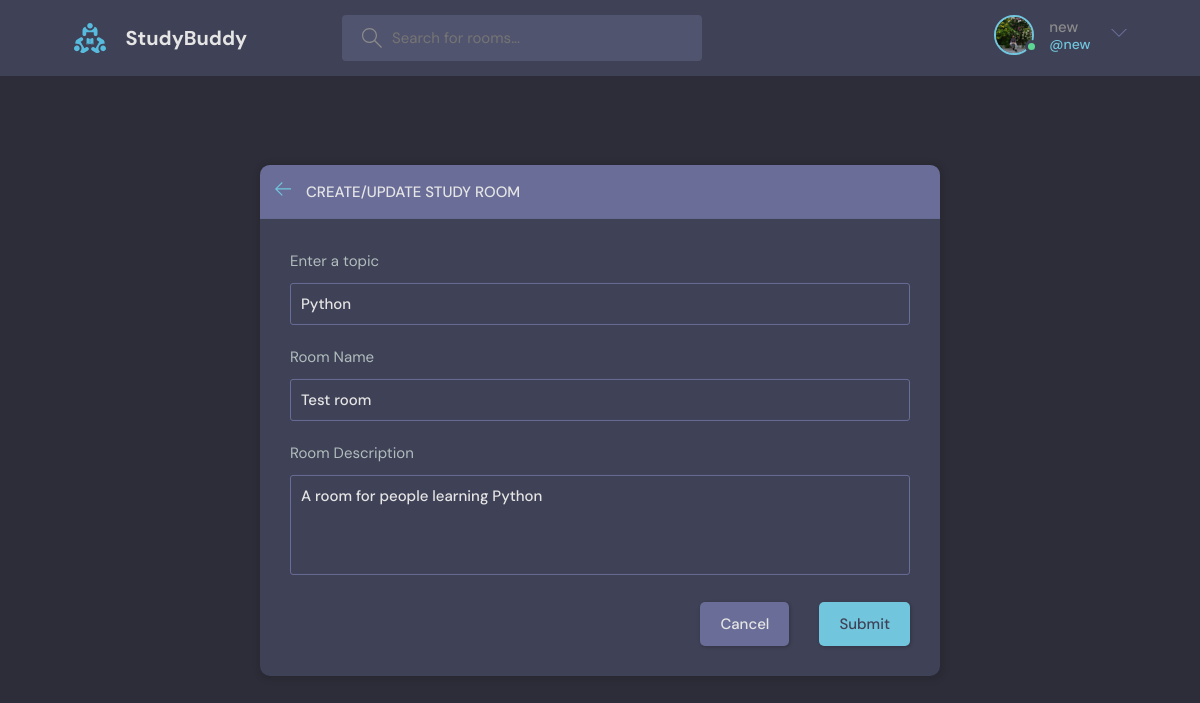
Page /update-room/5 (signed in) on the committed database.
### base/models.py (models this page shows, shortened)
class User(AbstractUser):
  name = models.CharField(max_length= 200, null=True)
  email = models.EmailField(unique=True, null=True)
  bio = models.TextField(null=True)
  avatar= models.ImageField(null=True, default="avatar.svg")
  USERNAME_FIELD = 'email'
  REQUIRED_FIELDS = []

class Room(models.Model):
  host = models.ForeignKey(User, on_delete= models.SET_NULL, null = True)
  topic = models.ForeignKey(Topic, on_delete= models.SET_NULL, null = True)
  name = models.CharField(max_length=200)
  description = models.TextField(null=True, blank=True)
  participants = models.ManyToManyField(User, related_name='participants', blank=True)
  updated = models.DateTimeField(auto_now=True)
  created = models.DateTimeField(auto_now_add = True)
  class Meta:
    ordering = ['-updated', '-created']

class Topic(models.Model):
  name = models.CharField(max_length= 200)

### base/views.py (the view, shortened to what this page needs)
# urls.py: path('update-room/<str:pk>', views.updateRoom, name="update-room"),
@login_required(login_url='login')
def updateRoom(request, pk):
    room = get_object_or_404(Room, id=pk)
    form = RoomForm(instance=room)
    topics = Topic.objects.all()
    if request.user != room.host:
        return HttpResponse('You are not allowed here!!')
    context = {'form': form, 'topics': topics, 'room': room}
    return render(request, 'base/room_form.html', context)

### base/forms.py
class RoomForm(ModelForm):
  class Meta:
    model = Room
    fields = '__all__'
    exclude = ['host', 'participants']

### base/templates/base/room_form.html (shortened to what this page needs)
{% extends 'main.html' %}
{% block content %}
  <main class="create-room layout">
    <div class="container">
      <div class="layout__box">
        <div class="layout__boxHeader">
          <div class="layout__boxTitle">
            <a href="{% url 'home' %}">
              <svg version="1.1" xmlns="http://www.w3.org/2000/svg" width="32" height="32" viewBox="0 0 32 32">
                <title>arrow-left</title>
                <path
                  d="M13.723 2.286l-13.723 13.714 13.719 13.714 1.616-1.611-10.96-10.96h27.625v-2.286h-27.625l10.965-10.965-1.616-1.607z">
                </path>
              </svg>
            </a>
            <h3>Create/Update Study Room</h3>
          </div>
        </div>
        <div class="layout__body">
          <form class="form" action="" method="POST">
            <div class="form__group">
              <label for="room_topic">Enter a topic</label>
              <input required type="text" value="{{room.topic.name}}" name="topic" list="topic-list" />
            </div>
            <div class="form__group">
              <label for="room_name">Room Name</label>
              {{form.name}}
            </div>
            <div class="form__group">
              <label for="room_description">Room Description</label>
              {{form.description}}
            </div>
            <div class="form__action">
              <a class="btn btn--dark" href="{{request.META.HTTP_REFERER}}">Cancel</a>
              <button class="btn btn--main" type="submit">Submit</button>
            </div>
          </form>
        </div>
      </div>
    </div>
  </main>
{% endblock %}

### templates/navbar.html (shortened to what this page needs)
{% load static %}
<header class="header header--loggedIn">
  <div class="container">
    <a href="{% url 'home' %}" class="header__logo">
      <img src="{% static 'images/logo.svg' %}" />
      <h1>StudyBuddy</h1>
    </a>
    <form class="header__search" method="GET" action="{% url 'home' %}">
      <label>
        <input name="q" placeholder="Search for rooms..." />
      </label>
    </form>
    <nav class="header__menu">
      {% if request.user.is_authenticated %}
      <div class="header__user">
        <a href="{% url 'update-user' %}">
          <div class="avatar avatar--medium active">
            <img src="{{ request.user.avatar.url }}" />
          </div>
          <p>{{ request.user.username }}<span>@{{ request.user.username }}</span></p>
        </a>
        <button class="dropdown-button">
          <svg version="1.1" xmlns="http://www.w3.org/2000/svg" width="32" height="32" viewBox="0 0 32 32">
            <title>chevron-down</title>
            <path d="M16 21l-13-13h-3l16 16 16-16h-3l-13 13z"></path>
          </svg>
        </button>
      </div>
      {% else %}
      <a href="{% url 'login' %}">
        <img src="{% static 'images/avatar.svg' %}" />
        <p>Login</p>
      </a>
      {% endif %}
    </nav>
  </div>
</header>

### rows in the picture
User: user.avatar (picture), user.username "new"
Room: topic "Python", name "Test room", description "A room for people learning Python"
